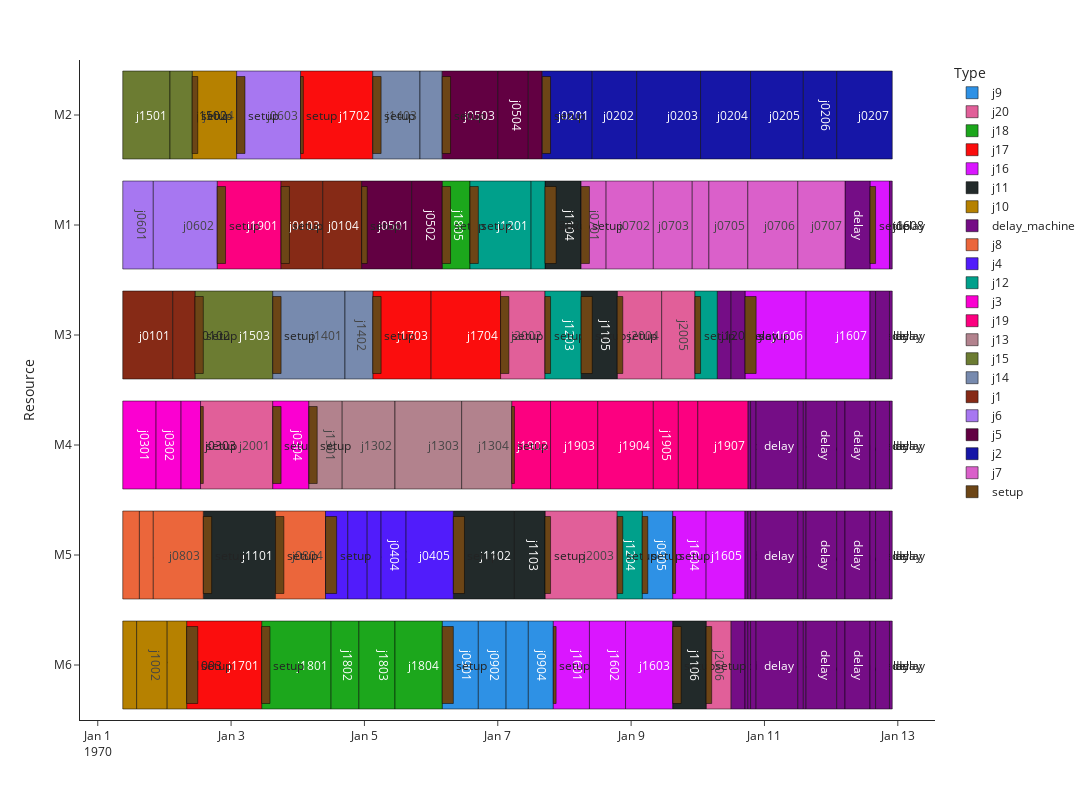
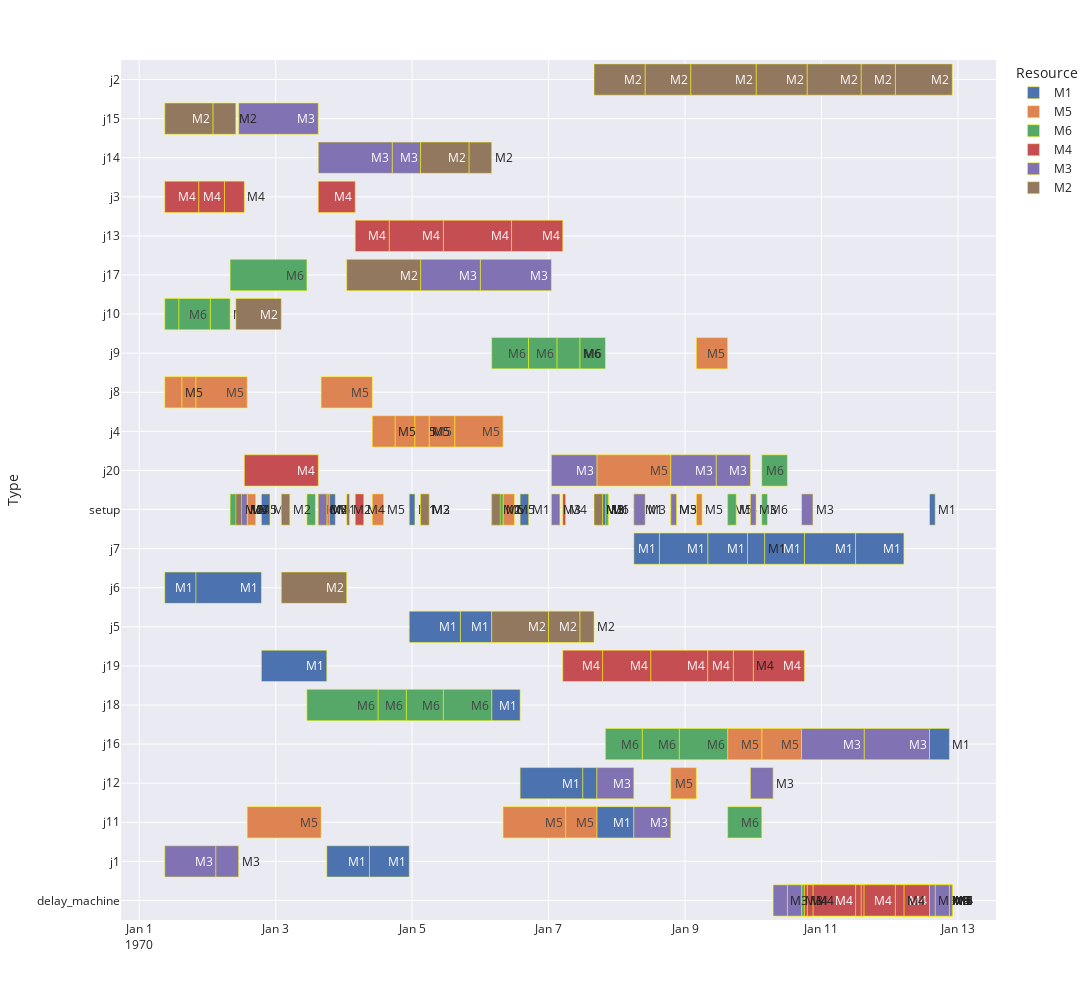
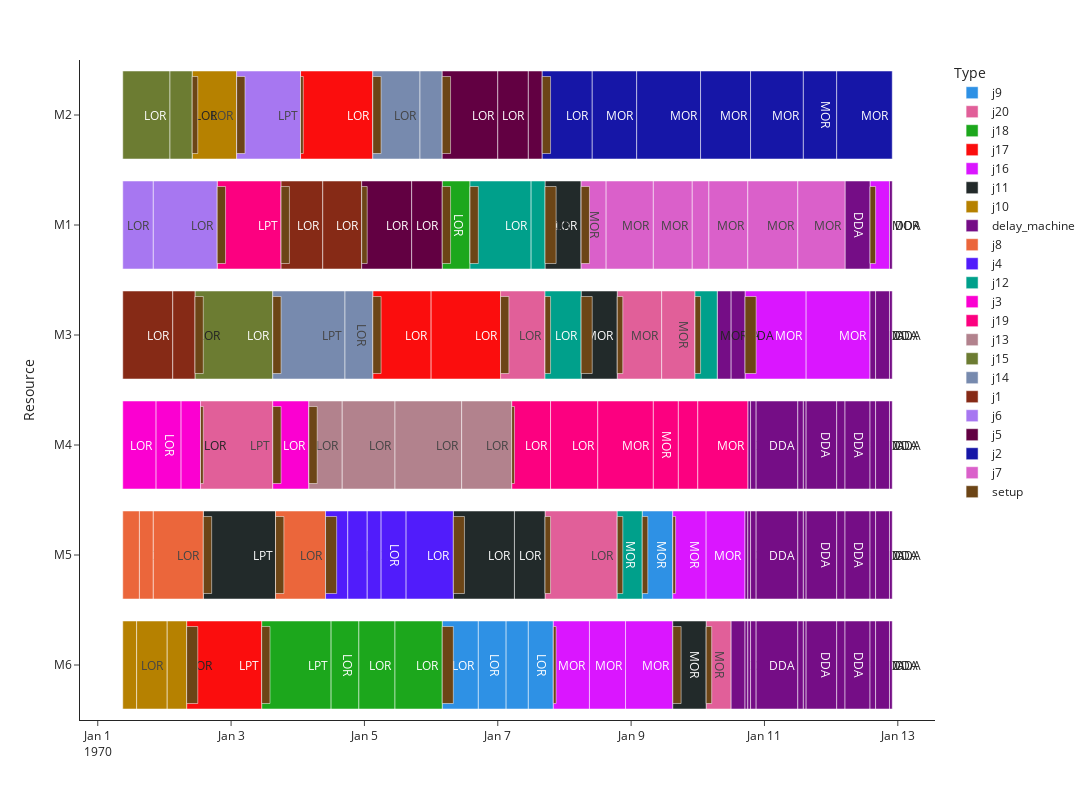
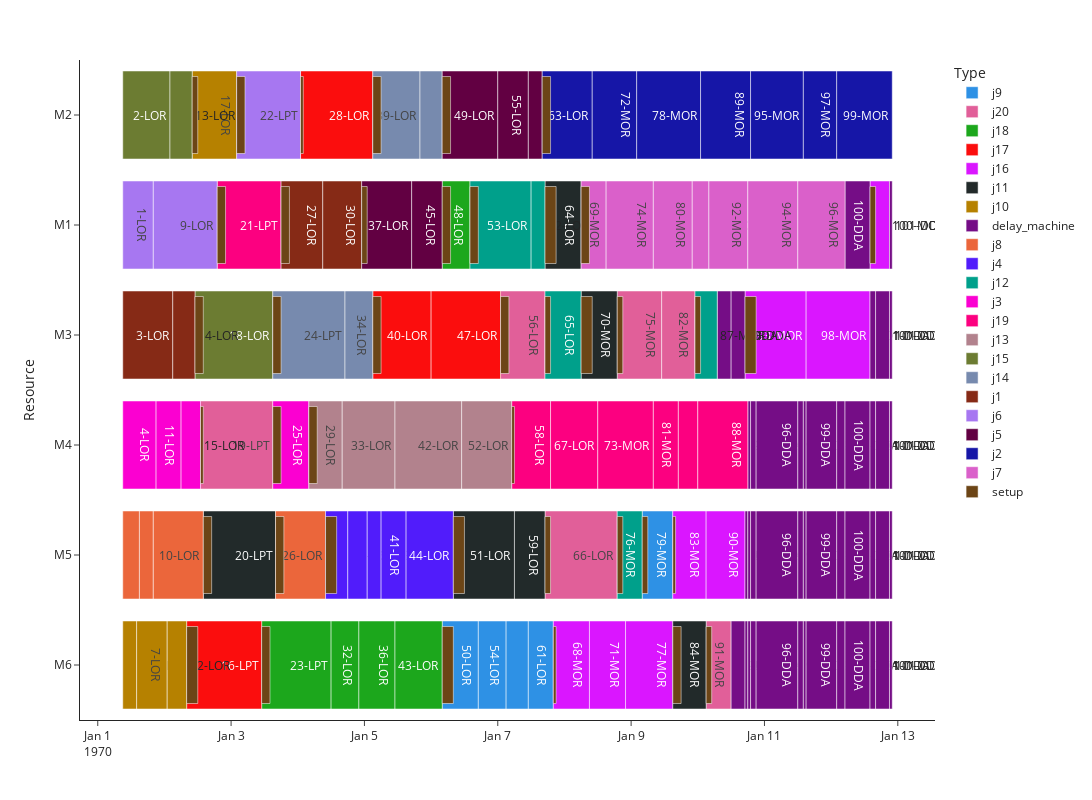

Notebook cell for these charts, in order:
### Code cell
# -*- coding: utf-8 -*-
"""
Created on Mon Apr  4 23:28:32 2022

@author: parkh
"""

import torch
import torch.nn as nn
import torch.nn.functional as F
import torch.optim as optim

import gym
import collections
import random
from SIM_gannt4 import *

learning_rate = 0.001  
gamma = 0.99
buffer_limit = 10000
batch_size = 16

class ReplayBuffer():
    def __init__(self):
        self.buffer = collections.deque(maxlen=buffer_limit);
    def put(self, transition):
        self.buffer.append(transition)
    def sample(self, n):
        mini_batch = random.sample(self.buffer, n)
        s_lst, a_lst, r_lst, s_prime_lst, done_mask_lst = [],[],[],[],[]
        
        for transition in mini_batch:
            s, a, r, s_prime, done_mask = transition
            s_lst.append(s)
            a_lst.append([a])
            r_lst.append([r])
            s_prime_lst.append(s_prime)
            done_mask_lst.append([done_mask])
            
        return torch.tensor(s_lst, dtype=torch. float),torch.tensor(a_lst), torch.tensor(r_lst), torch.tensor(s_prime_lst, dtype=torch. float), torch.tensor(done_mask_lst)
    
    def size(self):
        return len(self.buffer)

class Qnet(nn.Module):
    def __init__(self):
        super(Qnet, self).__init__()
        self.fc1 = nn.Linear(132,64)
        self.fc2 = nn.Linear(64,32)
        self.fc3 = nn.Linear(32,6)
        self.number_of_time_list = np.array([1 for x in range(6)])
    
    def forward(self, x):
        x = F.relu(self.fc1(x))
        x = F.relu(self.fc2(x))
        x = self.fc3(x)
        return x
    
    def sample_action(self, obs, epsilon):
        out = self.forward(obs)
        #print(out)
        out2 = out.detach().numpy()
        act_list = out2/self.number_of_time_list
        act = np.argmax(act_list)
        coin = random.random()
        if coin < epsilon:
            return random.randint(0, 5)
        else:
            return act
    def select_action(self, obs, epsilon):
        out = self.forward(obs)
        out2 = out.detach().numpy()
        act_list = out2/self.number_of_time_list
        act = np.argmax(act_list)
        return act,act_list
        
def train(q, q_target, memory, optimizer):
    for i in range(10):
        s,a,r,s_prime,done_mask = memory.sample(batch_size)
        #q.number_of_time_list[a] += 1    
        q_out = q(s)
        q_a = q_out.gather(1,a)
        max_q_prime = q_target(s_prime).max (1)[0].unsqueeze(1)
        target = r + gamma * max_q_prime * done_mask
        loss = F.smooth_l1_loss(q_a, target)
        optimizer.zero_grad()
        loss.backward()
        optimizer.step()
            
def main():
    env = FJSP_simulator('C:/Users\parkh/git_tlsgudcks/simulator/data/FJSP_SIM7_all.csv','C:/Users/parkh/FJSP_SETUP_SIM.csv',1)
    q = Qnet()
    q_target = Qnet()
    q_target.load_state_dict(q.state_dict())
    memory = ReplayBuffer()
    print_interval = 1
    q_load = 20
    score = 0.0
    optimizer = optim.Adam(q.parameters(), lr=learning_rate)
    
    for n_epi in range(1000):
        epsilon = max(0.01 , 0.08 - 0.02*(n_epi/200))
        s = env.reset()
        done = False
        score = 0.0
        while not done:
            a = q.sample_action(torch.from_numpy(s). float(), epsilon)
            s_prime, r, done = env.step(a)
            done_mask =0.0 if done else 1.0
            if done == False:
                memory.put((s,a,r,s_prime,done_mask))
                s = s_prime
                score += r
            if done:
                break
        if memory.size()>1000:
            train(q, q_target, memory, optimizer)
            
        if n_epi % print_interval==0 and n_epi!=0:
            #q_target.load_state_dict(q.state_dict())
            Flow_time, machine_utill ,util, makespan = env.performance_measure()
            print("--------------------------------------------------")
            print("flow time: {}, util : {:.3f}, makespan : {}".format(Flow_time, util, makespan))
            print("n_episode: {}, score : {:.1f}, n_buffer : {}, eps : {:.1f}%".format(n_epi, score/print_interval,memory.size(),epsilon*100))
            #score=0.0
        if n_epi % q_load ==0 and n_epi!=0:
            q_target.load_state_dict(q.state_dict())
        s = env.reset()
        done = False
        score = 0.0
    while not done:
        a, a_list = q.select_action(torch.from_numpy(s). float(), epsilon)
        print(a_list)
        print(a)
        s_prime, r, done = env.step(a)
        print(r)
        s = s_prime
        score += r
        if done:
            break
    Flow_time, machine_util, util, makespan = env.performance_measure()
    env.gannt_chart()
    return Flow_time, machine_util, util, makespan, score
Flow_time, machine_util, util, makespan, score =main()
print("FlowTime:" , Flow_time)
print("machine_util:" , machine_util)
print("util:" , util)
print("makespan:" , makespan)
print("Score" , score)
